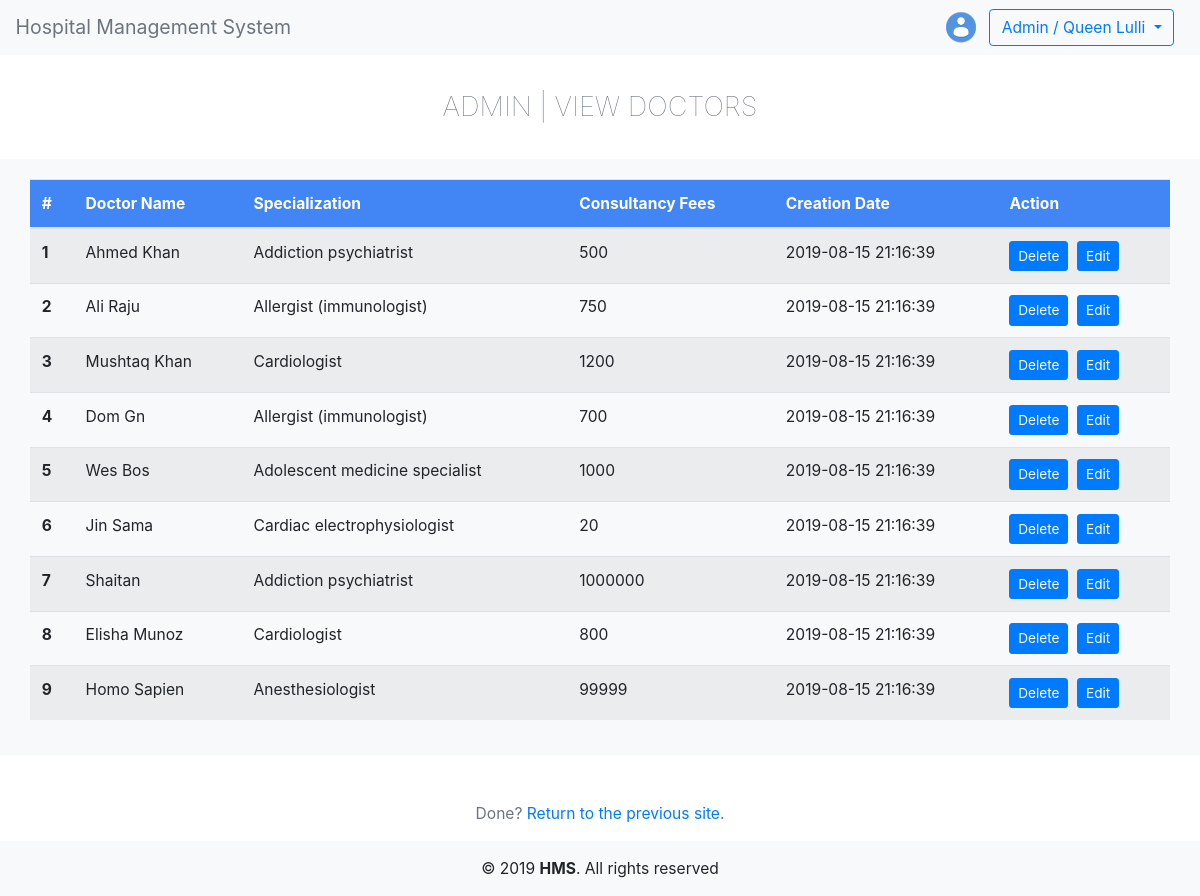
/admin/viewDoctor.php, run on the app's committed database.
### tables this page shows
CREATE TABLE doctors (
  doctor_no int(11) PRIMARY KEY AUTO_INCREMENT NOT NULL,
  doctor_fullname varchar(256) NOT NULL,
  doctor_specialization varchar(256) NOT NULL,
  doctor_address varchar(256) NOT NULL,
  doctor_fee int(11) NOT NULL,
  doctor_number varchar(256) NOT NULL,
  doctor_email varchar(256) NOT NULL,
  doctor_password varchar(256) NOT NULL,
  doctor_creation_date DATETIME NOT NULL,
  doctor_updation_date DATETIME NOT NULL,
  display varchar(256) NOT NULL
);

### admin/viewDoctor.php (the view, shortened to what this page needs)
<?php require 'header.php'; ?>
<center>   <h3 class="heading text-muted">ADMIN | VIEW DOCTORS</h3>   </center>
<div class="wrap bg-light mb-5">
  <table class="table table-striped">
    <thead class="thead" style="background-color: #4285F4">
      <tr>
        <th scope="col" style="color: white">#</th>
        <th scope="col" style="color: white">Doctor Name</th>
        <th scope="col" style="color: white">Specialization</th>
        <th scope="col" style="color: white">Consultancy Fees</th>
        <th scope="col" style="color: white">Creation Date</th>
        <th scope="col" style="color: white">Action</th>
      </tr>
    </thead>
    <tbody>
<?php
require 'dbh.php';
$sql = "SELECT * FROM doctors";
$result = mysqli_query($conn, $sql);
$rowNo = 1;
if (mysqli_num_rows($result) > 0) {
  while ($row = mysqli_fetch_assoc($result)) {
    if ($row['display'] == 'yes') {
      echo "<tr>";
      echo "<th scope='row'>".$rowNo."</th>";
      echo "<td>".$row['doctor_fullname']."</td>";
      echo "<td>".$row['doctor_specialization']."</td>";
      echo "<td>".$row['doctor_fee']."</td>";
      echo "<td>".$row['doctor_creation_date']."</td>";
      echo "<td><button class='delete btn btn-primary btn-sm' data-name='".$row['doctor_fullname']."' data-row='".$row['doctor_no']."'>Delete</button>&nbsp;&nbsp;<a href='changeProfile.php?row=".$row['doctor_no']."'><button class='edit btn btn-primary btn-sm' data-row='".$row['doctor_no']."'>Edit</button></a></td>";
    }
    echo "</tr>";
    $rowNo += 1;
  }
}
?>
    </tbody>
  </table>
</div>
<center><p class="text-muted" style="display: inline-block;">Done? </p><a href="doctors.php"> Return to the previous site.</a></center>
<div class="footer-copyright text-center py-3 bg-light">© 2019 <strong>HMS</strong>. All rights reserved</div>
</body>
</html>

### admin/header.php (shortened to what this page needs)
<!DOCTYPE html>
<html>
<head>
  <link rel="stylesheet" href="https://stackpath.bootstrapcdn.com/bootstrap/4.3.1/css/bootstrap.min.css">
  <link rel="stylesheet" href="https://stackpath.bootstrapcdn.com/font-awesome/4.7.0/css/font-awesome.min.css">
  <link rel="stylesheet" href="css/header.css">
</head>
<body>
  <nav class="navbar navbar-light bg-light navbar-dafault navbar-fixed-top">
    <a href="../index.php" class="navbar-brand text-muted">Hospital Management System</a>
    <div class="name" style="display: flex;">
      <img src="images/avatar3.png" alt="" id="avatar" style="height: 3vw;">
      <div class="dropdown">
        <button class="btn btn-outline-primary dropdown-toggle" type="button" id="dropdownMenuButton" data-toggle="dropdown" aria-haspopup="true" aria-expanded="false">
          Admin / Queen Lulli
        </button>
      </div>
  </div>
  </nav>

### admin/css/header.css (style rules this page uses)
.name { background:none; border: none; margin-right: 10px; }
#avatar { margin-right: 10px; }

### admin/viewDoctor.php (style rules this page uses)
* { font-size: 1.3vw; }
.heading { font-weight: lighter; margin: 3vw; }
.wrap { padding: 20px; }
.table { width: 95vw; position: relative; left: 50%; transform: translateX(-50%); }

### data on the page
doctors: doctor_fullname "Ahmed Khan", doctor_specialization "Addiction psychiatrist", doctor_fee "500", doctor_creation_date "2019-08-15 21:16:39"
doctors: doctor_fullname "Ali Raju", doctor_specialization "Allergist (immunologist)", doctor_fee "750", doctor_creation_date "2019-08-15 21:16:39"
doctors: doctor_fullname "Mushtaq Khan", doctor_specialization "Cardiologist", doctor_fee "1200", doctor_creation_date "2019-08-15 21:16:39"
doctors: doctor_fullname "Dom Gn", doctor_specialization "Allergist (immunologist)", doctor_fee "700", doctor_creation_date "2019-08-15 21:16:39"
doctors: doctor_fullname "Wes Bos", doctor_specialization "Adolescent medicine specialist", doctor_fee "1000", doctor_creation_date "2019-08-15 21:16:39"
doctors: doctor_fullname "Jin Sama", doctor_specialization "Cardiac electrophysiologist", doctor_fee "20", doctor_creation_date "2019-08-15 21:16:39"
doctors: doctor_fullname "Shaitan", doctor_specialization "Addiction psychiatrist", doctor_fee "1000000", doctor_creation_date "2019-08-15 21:16:39"
doctors: doctor_fullname "Elisha Munoz", doctor_specialization "Cardiologist", doctor_fee "800", doctor_creation_date "2019-08-15 21:16:39"
doctors: doctor_fullname "Homo Sapien", doctor_specialization "Anesthesiologist", doctor_fee "99999", doctor_creation_date "2019-08-15 21:16:39"
